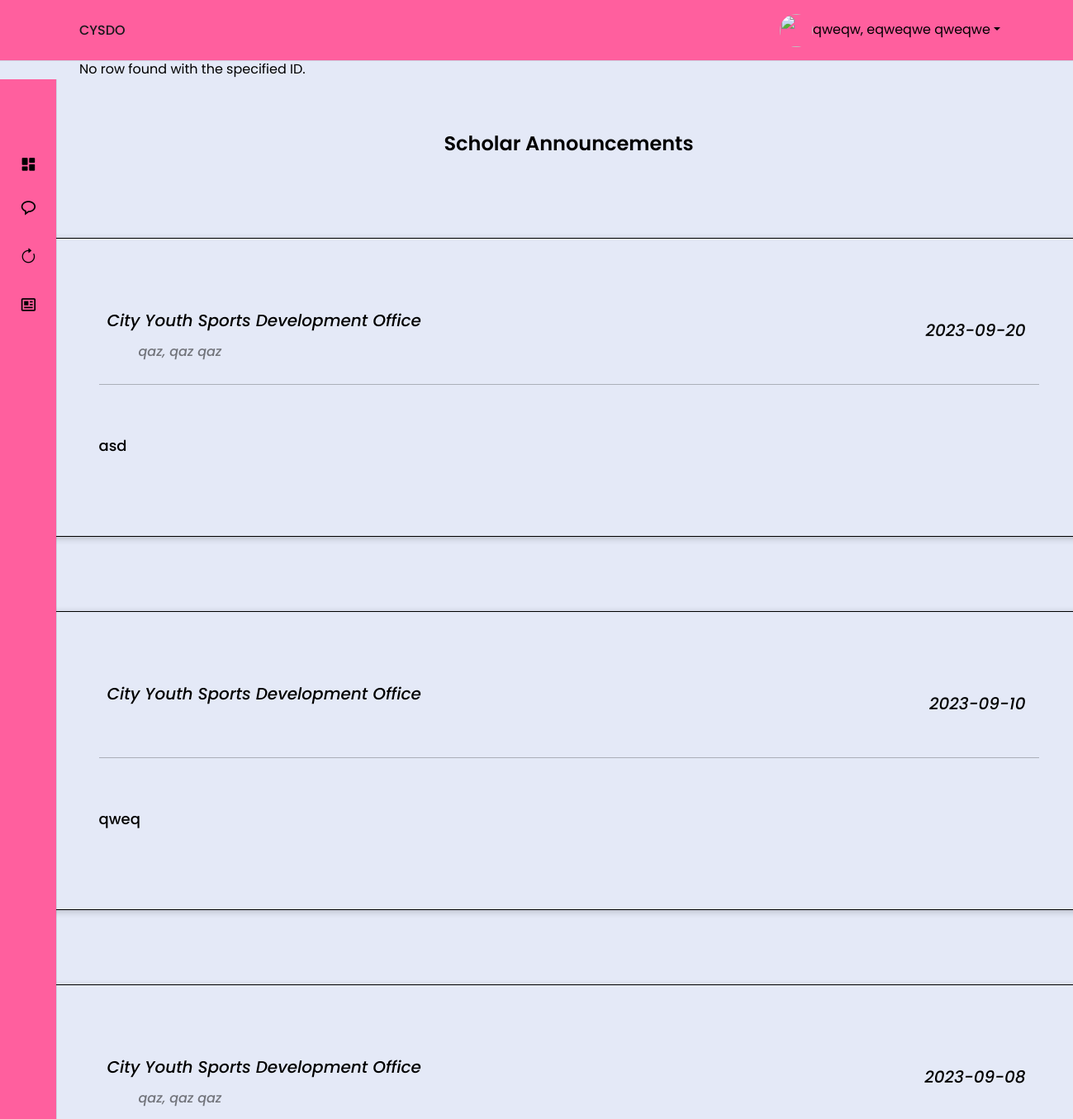
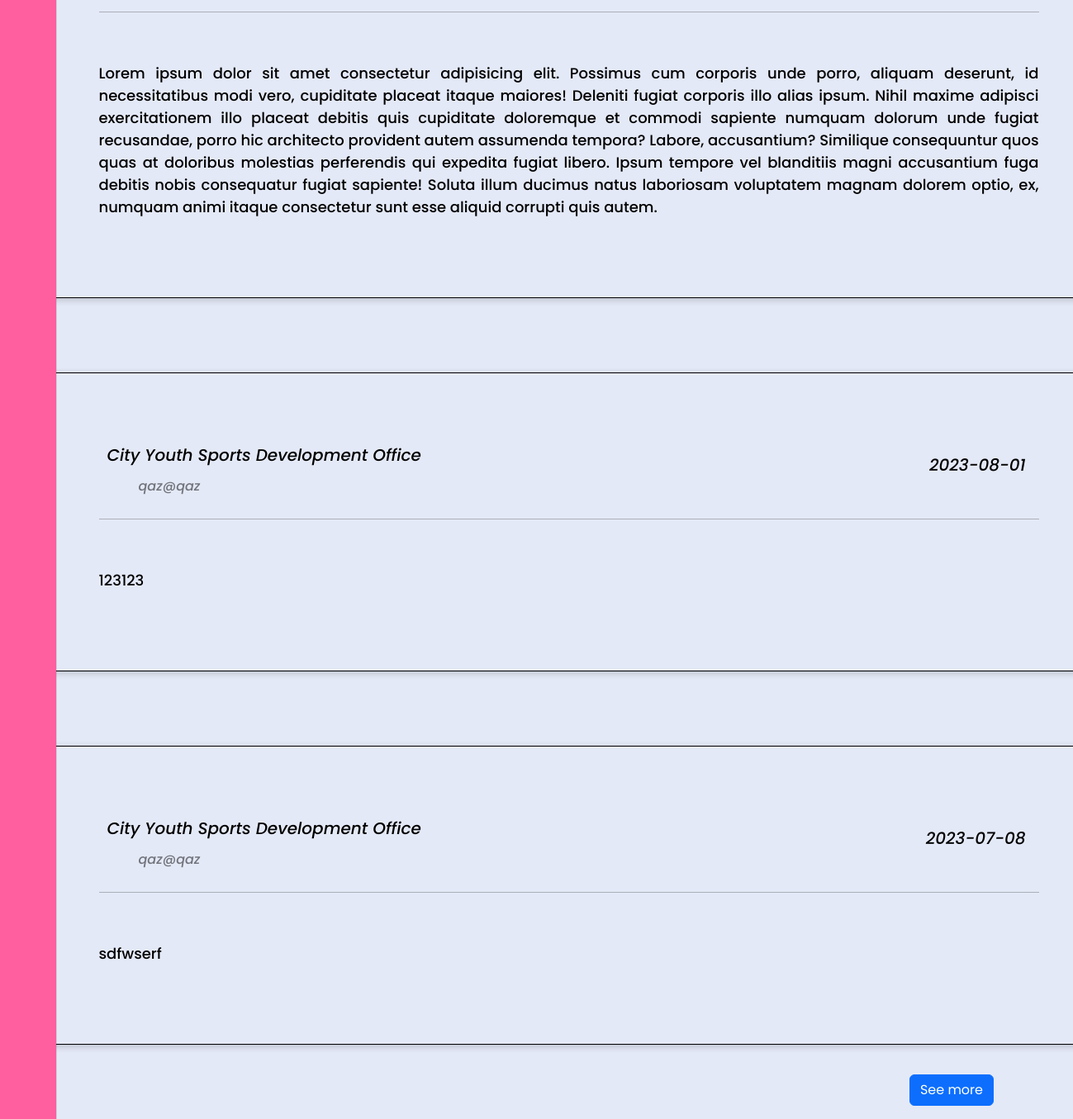
The app's page /pages/scholar/scholarAnnouncement.php (signed in) with its own data (2 pictures, top to bottom).
### tables this page shows
CREATE TABLE `announcements` (
  `uploadId` int(11) NOT NULL,
  `uploadDate` date NOT NULL DEFAULT current_timestamp(),
  `announcement` longtext NOT NULL,
  `uploader` varchar(50) NOT NULL,
  `category` varchar(255) NOT NULL
);

### pages/scholar/scholarAnnouncement.php (the view, shortened to what this page needs)
<!DOCTYPE html>
<html lang="en">
<head>
    <link rel="stylesheet" href="https://cdn.jsdelivr.net/npm/boxicons@latest/css/boxicons.min.css">
    <link rel="stylesheet" href="https://cdn.jsdelivr.net/npm/bootstrap-icons@1.10.5/font/bootstrap-icons.css">
    <link href="https://cdn.jsdelivr.net/npm/bootstrap@5.3.0/dist/css/bootstrap.min.css" rel="stylesheet">
</head>
<body>
    <?php
    include '../../assets/template/scholarNav.php';
    ?>
    <main>
        <section>
            <?php
            include '../include/dbConnection.php';
            $query = "SELECT * FROM announcements WHERE category = 'scholar' ORDER BY uploadDate DESC ";
            $resultGetPost = mysqli_query($conn, $query);
            $postCounter = 0;
            ?>
            <div class='textAlign'>
                <p style="text-transform: capitalize;" class='bold d-block w-auto'>
                    Scholar Announcements
                </p>
            </div>
            <?php
            if ($resultGetPost) {
                if ($resultGetPost->num_rows > 0) {
                    while ($row = $resultGetPost->fetch_assoc()) {
                        $postCounter++;
                        if ($postCounter <= 5) {
                            echo '<div class="textBody">';
                        } else {
                            echo '<div class="textBody" style="display: none;">';
                        }
                        echo "
            <ul class='box-info justify-content-center'>
                <li class='responsive'>
                    <img src='./assets/image/CysdoLogo.png' style='height: 50px; width: 50px;' class='sideLogo'><i class='caption'>City Youth Sports Development Office</i></a>
                    <i id='uploadDate' class='date p-3'>" . $row['uploadDate'] . "</i>
                    <div>
                        <i id='uploaderName' class='textCap text-black-50 ms-5'>" . $row['uploader'] . "</i>
                    </div>
                    <hr class='mb-3 mt-4'>
                    <div class='content w-100'>
                        <p id='uploaderPost' class='Post lh-base'>" . nl2br($row['announcement']) . "
                        </p>
                    </div>
                </li>
            </ul>
             </div>
       ";
                    }
                    if ($postCounter > 5) {
                        echo '<div class="see-more-container float-end me-5 mb-3"><a class="see-more-btn btn btn-primary">See more</a></div>';
                    }
                } else {
                    echo "No announcements found.";
                }
            } else {
                echo "An error occurred while retrieving announcements.";
            }
            ?>
        </section>
    </main>
</body>
</html>

### assets/template/scholarNav.php (shortened to what this page needs)
<?php
include '../include/dbConnection.php';
$scholarId = $_SESSION['user'];
$sql = "SELECT * FROM scholar WHERE full_name = '$scholarId'";
$result = mysqli_query($conn, $sql);
if ($result) {
    if (mysqli_num_rows($result) > 0) {
        $row = mysqli_fetch_assoc($result);
        extract($row);
        mysqli_free_result($result);
    } else {
        echo "No row found with the specified ID.";
    }
} else {
    echo "Error executing the query: " . mysqli_error($conn);
}
?>
<!DOCTYPE html>
<html lang="en">
<head>
    <link rel="stylesheet" href="https://cdn.jsdelivr.net/npm/boxicons@latest/css/boxicons.min.css">
    <link rel="stylesheet" href="https://cdn.jsdelivr.net/npm/bootstrap-icons@1.10.5/font/bootstrap-icons.css">
    <link href="https://cdn.jsdelivr.net/npm/bootstrap@5.3.0/dist/css/bootstrap.min.css" rel="stylesheet">
</head>
<body>
    <header class="header">
        <div class="header__container">
            <a class="navProfile nav-link dropdown-toggle text-black" type="button" data-bs-toggle="dropdown" href="#" aria-expanded="false">
                <img src="../../uploads/scholar/<?php echo $image ?>" class="header__img"><?php echo $_SESSION['user']; ?></a>
            <a href="#" class="header__logo">CYSDO</a>
        </div>
    </header>
    <div class="Navi" id="navbar">
        <nav class="nav__container">
            <div>
                <a href="#" class="nav__link nav__logo">
                </a>
                <div class="nav__list">
                    <div class="nav__items">
                        <a href="scholarHome.php" class="nav__link">
                            <i class='bx bxs-dashboard nav__icon'></i>
                        </a>
                        <a href="scholarMessage.php" class="nav__link">
                            <i class='bx bx-message-rounded nav__icon'></i>
                        </a>
                        <a href="scholarRenewal.php" class="nav__link">
                            <i class="bi bi-arrow-clockwise nav__icon"></i>
                        </a>
                        <a href="scholarAnnouncement.php" class="nav__link">
                            <i class='bx bx-news nav__icon'></i>
                        </a>
                    </div>
                </div>
            </div>
        </nav>
    </div>

### pages/scholar/scholarAnnouncement.php (style rules this page uses)
* { margin: 0; padding: 0; box-sizing: border-box; font-family: "Poppins", sans-serif; }
body { background-color: whitesmoke; background-size: cover; background-position: center; }
.navProfile { margin-right: 20px; }
.caption { margin-top: 20px; margin-left: 10px; font-size: 20px; }
.textAlign { padding-top: 20px; padding-bottom: 10px; display: block; text-align: center; font-size: 24px; width: 100%; }
.bold { font-weight: 600; }
.textBody { margin-top: 50px; }
.box-info { display: grid; grid-gap: 24px; margin-top: 36px; padding: 20px; }
.box-info li { padding: 80px; border-radius: 20px; border: 1px solid black; display: block; align-items: center; grid-gap: 24px; height: 100%; width: 100%; }
.box-info li { font-size: 24px; font-weight: 500; box-shadow: 0px 2px 8px 0px rgba(0, 0, 0, 0.2); width: 1300px; }
.textCap { font-size: 16px; }
.date { float: right; font-size: 20px; }
.Post { font-size: 18px; text-align: justify; margin-top: 60px; }

### assets/template/scholarNav.php (style rules this page uses)
:root { --header-height: 3.5rem; --nav-width: 219px; --first-color: #E4E9F7; --first-color-light: #C23373; --title-color: #19181B; --text-color: #000; --text-color-light: #000; --body-color: #E4E9F7; --container-color: #FF5F9E; --body-font: 'Poppins', sans-serif; --normal-font-size: .938rem; --small-font-size: .75rem; --smaller-font-size: .75rem; --font-medium: 500; --font-semi-bold: 600; --z-fixed: 100; }
@media screen and (min-width: 1024px) { :root { --normal-font-size: 1rem; --small-font-size: .875rem; --smaller-font-size: .813rem; } }
body { margin: var(--header-height) 0 0 0; padding: 1rem 1rem 0; font-family: var(--body-font); font-size: var(--normal-font-size); background-color: var(--body-color); color: var(--text-color); }
section { margin-top: 40px; margin-left: 30px; }
a { text-decoration: none; padding-top: 5px; }
img { max-width: 100%; height: auto; }
.header { position: fixed; top: 0; left: 0; width: 100%; height: 73px; background-color: var(--container-color); box-shadow: 0 1px 0 rgba(22, 8, 43, 0.1); padding: 0 1rem; z-index: var(--z-fixed); }
.header__container { display: block; justify-content: space-between; }
.header__img { width: 35px; height: 35px; border-radius: 50%; }
.navProfile { display: inline; float: right; margin-top: 17px; margin-right: 40px; }
.header__logo { color: var(--title-color); font-weight: var(--font-medium); display: none; }
.Navi { position: fixed; top: 1; left: -100%; height: 100%; padding: 1rem 1rem 0; background-color: var(--container-color); box-shadow: 1px 0 0 rgba(22, 8, 43, 0.1); z-index: var(--z-fixed); transition: .4s; }
.nav__container { height: 100%; display: flex; flex-direction: column; justify-content: space-between; padding-bottom: 3rem; overflow: auto; scrollbar-width: none; }
.nav__logo { font-weight: var(--font-semi-bold); margin-bottom: 2.5rem; }
.nav__list, .nav__items { display: grid; }
.nav__list { row-gap: 2.5rem; }
.nav__items { row-gap: 1.5rem; }
.nav__link { display: flex; align-items: center; color: var(--text-color); }
.nav__icon { font-size: 1.2rem; margin-right: .5rem; }
@media screen and (min-width: 768px) { body { padding: 1rem 3rem 0 6rem; } }
@media screen and (min-width: 768px) { .header { padding: 0 3rem 0 6rem; } }
@media screen and (min-width: 768px) { .header__container { height: calc(var(--header-height) + .5rem); } }
@media screen and (min-width: 768px) { .header__logo { display: inline-flex; margin-top: 20px; text-align: start; } }
@media screen and (min-width: 768px) { .header__img { width: 40px; height: 40px; } }
@media screen and (min-width: 768px) { .Navi { left: 0; padding: 1.2rem 1.5rem 0; width: 68px; } }
@media screen and (min-width: 768px) { .nav__items { row-gap: 1.7rem; } }
@media screen and (min-width: 768px) { .nav__icon { font-size: 1.3rem; } }

### records on screen
announcements: uploadDate "2023-09-20", uploader "qaz, qaz qaz", announcement "asd"
announcements: uploadDate "2023-09-10", announcement "qweq"
announcements: uploadDate "2023-09-08", uploader "qaz, qaz qaz", announcement "Lorem ipsum dolor sit amet consectetur adipisicing elit. Possimus cum corporis unde porro, aliquam deserunt, id necessitatibus modi vero, cupiditate placeat itaque maiores! Deleniti fugiat corporis illo alias ipsum. Nihil maxime adipisci exercitationem illo placeat debitis quis cupiditate doloremque et commodi sapiente numquam dolorum unde fugiat recusandae, porro hic architecto provident autem assumenda tempora? Labore, accusantium? Similique consequuntur quos quas at doloribus molestias perferendis qui expedita fugiat libero. Ipsum tempore vel blanditiis magni accusantium fuga debitis nobis consequatur fugiat sapiente! Soluta illum ducimus natus laboriosam voluptatem magnam dolorem optio,…"
announcements: uploadDate "2023-08-01", uploader "qaz@qaz", announcement "123123"
announcements: uploadDate "2023-07-08", uploader "qaz@qaz", announcement "sdfwserf"

### other values on screen
$_SESSION['user'] "qweqw, eqweqwe qweqwe"
